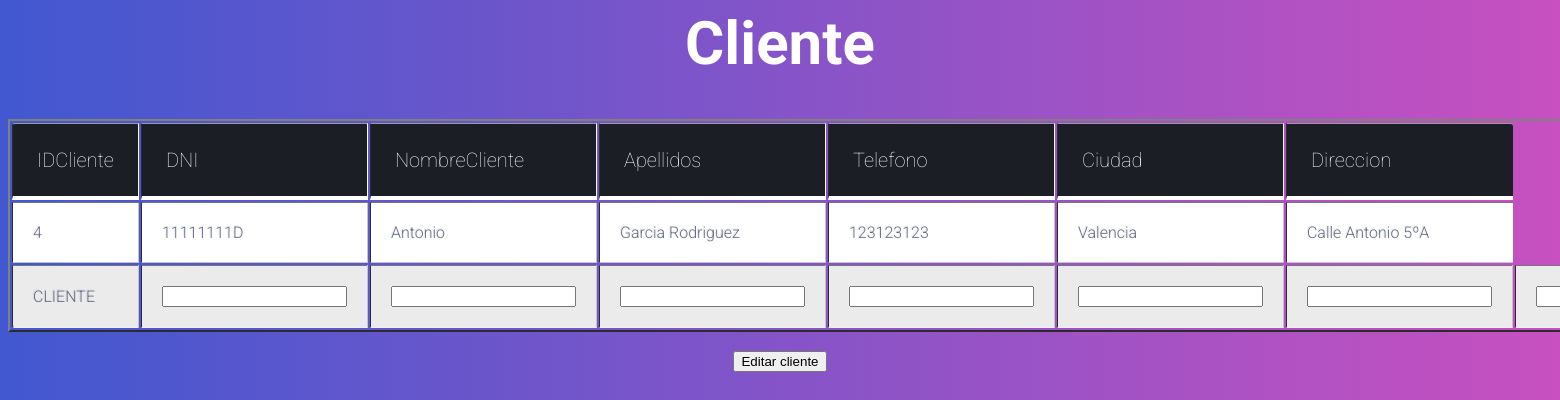
/gestor/clientes/editarcliente.php?p=4, run on the app's committed database.
### tables this page shows
CREATE TABLE `cliente` (
  `IDCliente` int(10) NOT NULL,
  `DNI` varchar(9) NOT NULL,
  `Email` varchar(30) NOT NULL,
  `Contraseña` varchar(30) NOT NULL,
  `NombreCliente` varchar(50) NOT NULL,
  `Apellidos` varchar(100) NOT NULL,
  `Telefono` varchar(12) NOT NULL,
  `Ciudad` varchar(30) NOT NULL,
  `Direccion` varchar(100) NOT NULL
);

### gestor/clientes/editarcliente.php (the view, shortened to what this page needs)
<?php
require '../../servicios/_conexion.php';
$p =  $_GET["p"];
$sql = "SELECT * FROM cliente WHERE (IDCliente = $p)";
$resultado = $conexion->query($sql);
echo "<center><h1>Cliente</h1>";
echo "<form action='editarclientepost.php' method='POST'>";
echo '  <link rel="stylesheet" type="text/css" href="../../css/gestoradmin.css">';
echo "<center><table border=2><tr><th>IDCliente</th> <th>DNI</th><th>NombreCliente</th><th>Apellidos</th><th>Telefono</th><th>Ciudad</th><th>Direccion</th></tr>";
while ($registro = $resultado->fetch_assoc()) {
    echo "<tr>";
    echo "<td>" . $registro['IDCliente'] . "</td>";
    echo "<td>" . $registro['DNI'] . "</td>";
    echo "<td>" . $registro['NombreCliente'] . "</td>";
    echo "<td>" . $registro['Apellidos'] . "</td>";
    echo "<td>" . $registro['Telefono'] . "</td>";
    echo "<td>" . $registro['Ciudad'] . "</td>";
    echo "<td>" . $registro['Direccion'] . "</td>";
    echo "</tr>";
};
echo "<tr>";
echo '<td>CLIENTE</td>';
echo '<td><input type="text" name="IDCliente" class="form-input" required/></td>';
echo '<td><input type="text" name="DNI" class="form-input" required/></td>';
echo '<td><input type="text" name="NombreCliente" class="form-input" required/></td>';
echo '<td><input type="float" name="Apellidos" class="form-input" required/></td>';
echo '<td><input type="float" name="Telefono" class="form-input" required/></td>';
echo '<td><input type="int" name="Ciudad" class="form-input" required/></td>';
echo '<td><input type="text" name="Direccion" class="form-input" required/></td>';
echo "</tr>";
echo "</table>";
echo "<br>";
echo '<center> <input class="form-btn" name="submit" class="aaaaboton" type="submit" value="Editar cliente" /></center>';
echo '</form>';
echo "<br>";

### css/gestoradmin.css (style rules this page uses)
h1 { color: #ffffff; font-family: "Roboto", helvetica, arial, sans-serif; font-size: 60px; }
th { color: #ffffff; ; background: #1b1e24; border-bottom: 4px solid #ffffff; border-right: 1px solid #ffffff; font-size: 20px; font-weight: 100; padding: 24px; text-align: left; text-shadow: 0 1px 1px rgba(0, 0, 0, 0.1); vertical-align: middle; }
th:first-child { border-top-left-radius: 3px; }
th:last-child { border-top-right-radius: 3px; border-right: none; }
table { width: auto; height: auto; }
tr { border-top: 1px solid #C1C3D1; border-bottom: 1px solid #C1C3D1; color: #666B85; font-size: 16px; font-weight: normal; text-shadow: 0 1px 1px rgba(256, 256, 256, 0.1); }
tr:first-child { border-top: none; }
tr:last-child { border-bottom: none; }
tr:nth-child(odd) td { background: #EBEBEB; }
tr:last-child td:first-child { border-bottom-left-radius: 3px; }
tr:last-child td:last-child { border-bottom-right-radius: 3px; }
td { font-weight: 300px; background: #FFFFFF; padding: 20px; text-align: left; vertical-align: middle; font-weight: 300; font-size: 16px; text-shadow: -1px -1px 1px rgba(0, 0, 0, 0.1); border-right: 1px solid #C1C3D1; }
td:last-child { border-right: 0px; }

### data on the page
cliente: IDCliente "4", DNI "11111111D", NombreCliente "Antonio", Apellidos "Garcia Rodriguez", Telefono "123123123", Ciudad "Valencia", Direccion "Calle Antonio 5ºA"
